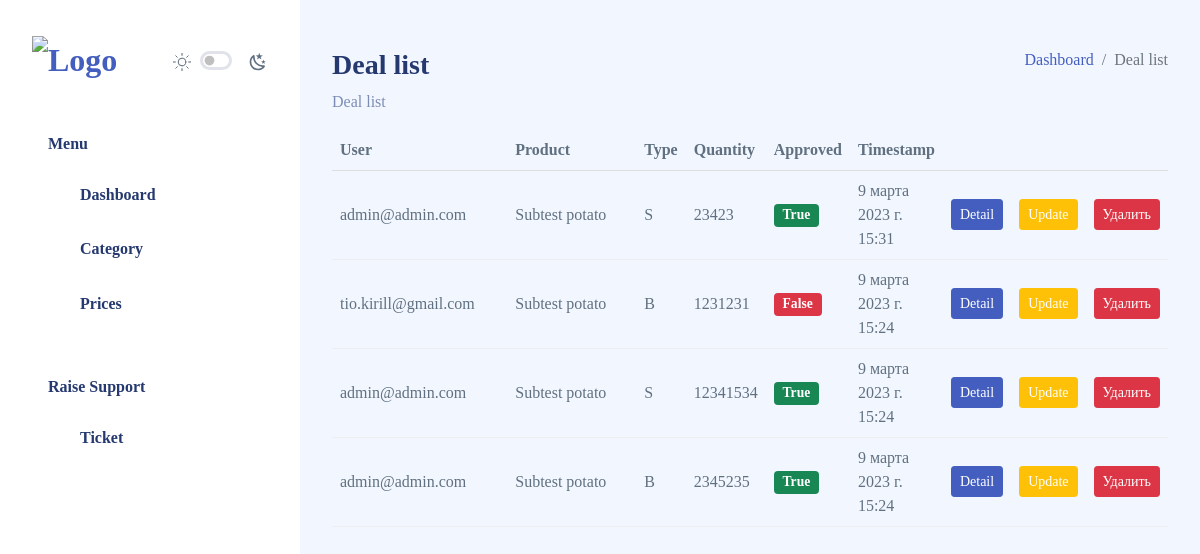
The app's page /deal/list/ (signed in) with its own data.
### deals/models.py (models this page shows, shortened)
class Deal(models.Model):
    BUY = "B"
    SELL = "S"
    DEAL_TYPE_CHOICES = [
        (BUY, _("Buy")),
        (SELL, _("Sell")),
    ]
    id = models.UUIDField(
        _("Deal ID"), primary_key=True, default=uuid.uuid4, unique=True, editable=False
    )
    user = models.ForeignKey(User, verbose_name=_("User"), on_delete=models.CASCADE)
    product = models.ForeignKey(
        Product,
        on_delete=models.SET_NULL,
        blank=True,
        null=True,
        verbose_name=_("Product"),
    )
    quantity = models.PositiveIntegerField(_("Quantity"), default=0)
    type = models.CharField(_("Type"), max_length=1, choices=DEAL_TYPE_CHOICES)
    approved = models.BooleanField(_("Approved"), default=False)
    timestamp = models.DateTimeField(_("Timestamp"), auto_now_add=True)
    class Meta:
        ordering = ["-timestamp"]
        verbose_name = _("Deal")
        verbose_name_plural = _("Deals")

### accounts/models.py (models this page shows)
class CustomUser(AbstractUser):
    id = models.UUIDField(
        _("User ID"), primary_key=True, default=uuid.uuid4, unique=True, editable=False
    )
    def __str__(self) -> str:
        return self.email

### catalogs/models.py (models this page shows, shortened)
class Product(models.Model):
    id = models.UUIDField(
        _("Product ID"), primary_key=True, default=uuid4, unique=True, editable=False
    )
    category = models.ForeignKey(
        ProductCategory, verbose_name=_("Category"), on_delete=models.CASCADE
    )
    name = models.CharField(_("Product"), max_length=50)
    class Meta:
        verbose_name = _("Product")
        verbose_name_plural = _("Products")
    def __str__(self) -> str:
        return f"{self.category.name} {self.name}"

class ProductCategory(MPTTModel):
    id = models.UUIDField(
        _("Category ID"), primary_key=True, default=uuid4, unique=True, editable=False
    )
    name = models.CharField(_("Category"), max_length=50)
    parent = TreeForeignKey(
        "self",
        verbose_name=_("SubCategory"),
        on_delete=models.CASCADE,
        related_name="parent_category",
        blank=True,
        null=True,
    )
    class Meta:
        verbose_name = _("Product Category")
        verbose_name_plural = _("Products Categorys")

### deals/views.py (the view)
# urls.py: path("list/", views.DealListView.as_view(), name="deal_list"),
class DealListView(LoginRequiredMixin, ListView):
    model = Deal
    template_name = "deal/deal_list.html"
    context_object_name = "deals"
    def get_queryset(self):
        queryset = super().get_queryset()
        if self.request.user.is_superuser:
            return queryset.all()
        else:
            return queryset.filter(user=self.request.user)

### templates/deal/deal_list.html
{% extends 'layouts/master.html' %}
{% load i18n %}
{% block content %}
<div class="page-heading">
    <div class="page-title">
        <div class="row">
            <div class="col-12 col-md-6 order-md-1 order-last">
                <h3>{% trans 'Deal list' %}</h3>
                <p class="text-subtitle text-muted">{% trans 'Deal list' %}</p>
            </div>
            <div class="col-12 col-md-6 order-md-2 order-first">
                <nav aria-label="breadcrumb" class="breadcrumb-header float-start float-lg-end">
                    <ol class="breadcrumb">
                        <li class="breadcrumb-item"><a href="{% url 'home' %}">{% trans 'Dashboard' %}</a></li>
                        <li class="breadcrumb-item active" aria-current="page">{% trans 'Deal list' %}</li>
                    </ol>
                </nav>
            </div>
        </div>
    </div>
    <table class="table">
        <thead>
            <tr>
                {% if request.user.is_superuser %}
                <th>{% trans 'User' %}</th>
                {% endif %}
                <th>{% trans 'Product' %}</th>
                <th>{% trans 'Type' %}</th>
                <th>{% trans 'Quantity' %}</th>
                <th>{% trans 'Approved' %}</th>
                <th>{% trans 'Timestamp' %}</th>
                <th></th>
                <th></th>
                <th></th>
            </tr>
        </thead>
        <tbody>
            {% for deal in deals %}
            <tr>
                {% if request.user.is_superuser %}
                <td class="col-3">
                    <span>{{ deal.user }}</span>
                </td>
                {% endif %}
                <td class="col-3">
                    <span class="mb-0">{{ deal.product }}</span>
                </td>
                <td class="col-auto">
                    <span class="mb-0">{{ deal.type }}</span>
                </td>
                <td class="col-auto">
                    <span class="mb-0">{{ deal.quantity }}</span>
                </td>
                <td class="col-auto">
                {% if deal.approved is True %}
                    <p class="mb-0"><span class="badge bg-success">{{ deal.approved }}</span></p>
                {% else %}
                    <p class="mb-0"><span class="badge bg-danger">{{ deal.approved }}</span></p>
                {% endif %}
                </td>
                <td class="col-auto">
                    <span class="mb-0">{{ deal.timestamp }}</span>
                </td>
                <td class="col-auto">
                    <a href="{% url 'deal_detail' deal.id %}" class="btn btn-primary btn-sm">{% trans 'Detail' %}</a>
                </td>
                <td class="col-auto">
                    <a href="{% url 'deal_update' deal.id %}" class="btn btn-warning btn-sm">{% trans 'Update' %}</a>
                </td>
                <td class="col-auto">
                    <a href="{% url 'deal_delete' deal.id %}" class="btn btn-danger btn-sm">{% trans 'Delete' %}</a>
                </td>
            </tr>
            {% empty %}
            <tr>
                <td colspan="8" class="col-auto">
                    <p class="mb-0 text-center">{% trans 'This user have not any deals yet!' %}</p>
                </td>
            </tr>
            {% endfor %}
        </tbody>
{% endblock content %}

### records on screen
Deal: user "admin@admin.com", product "Subtest potato", type "S", quantity "23423", approved "True", timestamp "9 марта 2023 г. 15:31"
Deal: user "tio.kirill@gmail.com", product "Subtest potato", type "B", quantity "1231231", approved "False", timestamp "9 марта 2023 г. 15:24"
Deal: user "admin@admin.com", product "Subtest potato", type "S", quantity "12341534", approved "True", timestamp "9 марта 2023 г. 15:24"
Deal: user "admin@admin.com", product "Subtest potato", type "B", quantity "2345235", approved "True", timestamp "9 марта 2023 г. 15:24"
